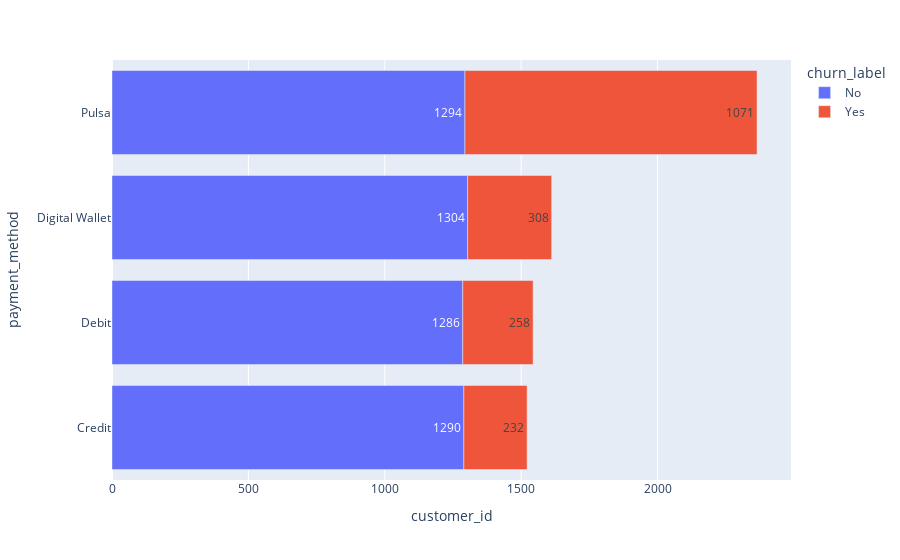

Notebook cell for this chart:
### Code cell
fig = px.bar(df.groupby(['payment_method',
                                                'churn_label'])['customer_id'].count().reset_index(),
             x="customer_id",
             y="payment_method", 
             color="churn_label", 
             text = 'customer_id'
            )
fig.show()

### Figure 1 — Plotly figure (JSON) as saved in the notebook; plotly's stock layout.template omitted (floating-point values rounded to 4 significant figures)
{"data": [{"alignmentgroup": "True", "hovertemplate": "churn_label=No<br>customer_id=%{text}<br>payment_method=%{y}<extra></extra>", "legendgroup": "No", "marker": {"color": "#636efa", "pattern": {"shape": ""}}, "name": "No", "offsetgroup": "No", "orientation": "h", "showlegend": true, "text": [1290, 1286, 1304, 1294], "textposition": "auto", "type": "bar", "x": [1290, 1286, 1304, 1294], "xaxis": "x", "y": ["Credit", "Debit", "Digital Wallet", "Pulsa"], "yaxis": "y"}, {"alignmentgroup": "True", "hovertemplate": "churn_label=Yes<br>customer_id=%{text}<br>payment_method=%{y}<extra></extra>", "legendgroup": "Yes", "marker": {"color": "#EF553B", "pattern": {"shape": ""}}, "name": "Yes", "offsetgroup": "Yes", "orientation": "h", "showlegend": true, "text": [232, 258, 308, 1071], "textposition": "auto", "type": "bar", "x": [232, 258, 308, 1071], "xaxis": "x", "y": ["Credit", "Debit", "Digital Wallet", "Pulsa"], "yaxis": "y"}], "layout": {"barmode": "relative", "legend": {"title": {"text": "churn_label"}, "tracegroupgap": 0}, "margin": {"t": 60}, "xaxis": {"anchor": "y", "domain": [0, 1], "title": {"text": "customer_id"}}, "yaxis": {"anchor": "x", "domain": [0, 1], "title": {"text": "payment_method"}}}}
